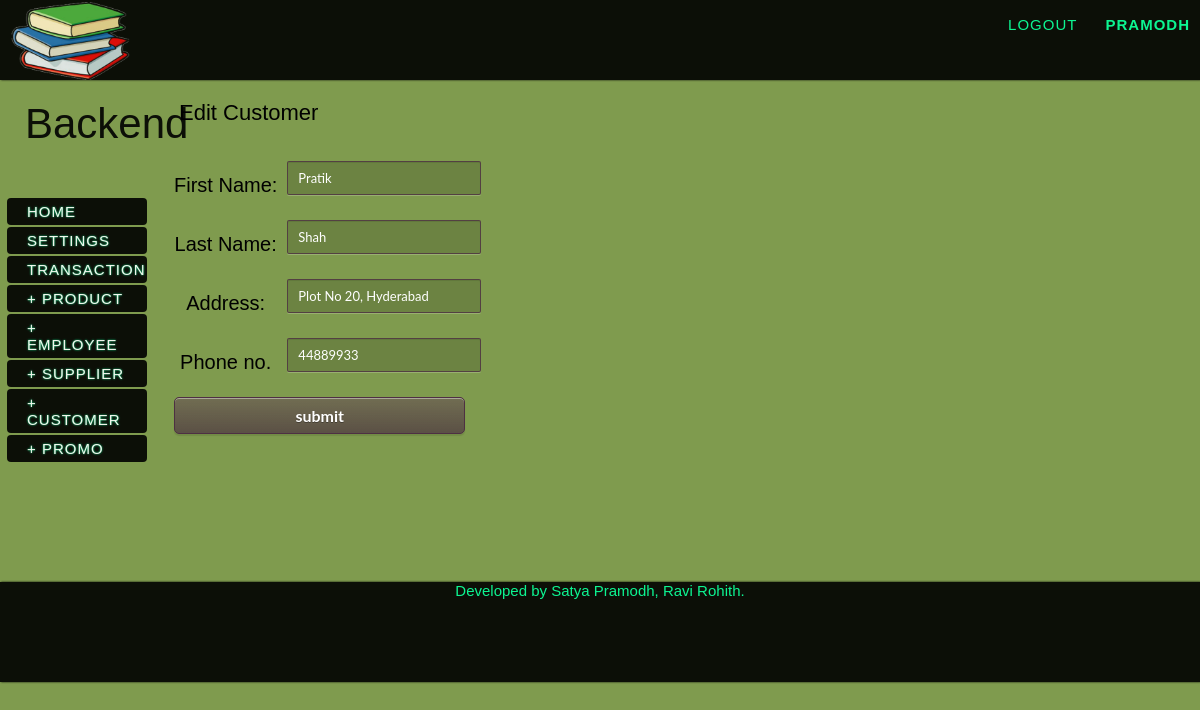
/editlist.php?name=customer&id=3 (signed in), run on the app's committed database.
### tables this page shows
CREATE TABLE IF NOT EXISTS `customer` (
  `cid` int(11) NOT NULL AUTO_INCREMENT,
  `first_name` varchar(20) NOT NULL,
  `last_name` varchar(20) NOT NULL,
  `cjoin_date` date NOT NULL,
  `cmoney_spent` int(11) NOT NULL,
  `caddress` varchar(50) NOT NULL,
  `cmoney_spent_reset` int(5) NOT NULL,
  `cphone` int(12) NOT NULL,
  PRIMARY KEY (`cid`),
  UNIQUE KEY `cphone` (`cphone`)
);

### editlist.php (the view, shortened to what this page needs)
<?php
	require_once("include/header.php");
?>
<div id="body">
	<?php include_once("include/left_content.php"); ?>
    <div class="rcontent">
      <?php
	  	  if(!strcmp(strtolower($_GET['name']),"customer") & isset($_GET['success'])){
				$result=mysql_query("update customer set first_name='{$_POST['fname']}',last_name='{$_POST['lname']}',caddress='{$_POST['caddress']}',cphone={$_POST['cphone']} where cid='{$_POST['cid']}'");
				if(!$result)echo "Addition not successful ".mysql_error();
	   			else echo"<h1><span>Editting of customer data successful</span></h1>";
			}
			else{
	   if(isset($_GET['name'])&isset($_GET['id'])){
		if(!strcmp(strtolower($_GET['name']),"customer")){
			echo"<h1><span>Edit ".ucfirst($_GET['name'])."</span></h1>";
			echo"<div id='data'>";
				$plist=mysql_query("select * from customer where cid='{$_GET['id']}'");
				$plist=mysql_fetch_array($plist);
			echo "<form method='post' action='editlist.php?name=customer&success=1'>
					  <table>
						<tr><td style='padding:5px'>First Name: </td><td><input name='fname' type='text' value='{$plist['first_name']}'/></td></tr>
						<tr><td style='padding:5px'>Last Name: </td><td><input name='lname' type='text' value='{$plist['last_name']}'/></td></tr>
						<tr><td style='padding:5px'>Address: </td><td><input name='caddress' type='text' value='{$plist['caddress']}' /></td></tr>
						<input type='hidden' name='cid' value='{$_GET['id']}' />
						<tr><td style='padding:5px'>Phone no.</td><td><input type='text' placeholder='+91..' name='cphone' value='{$plist['cphone']}'/></td></tr>
						<tr><td colspan='2'><input type='submit' value='submit' /></td></tr>
					</table></form>";
			echo"</div>";
			}
		}
	  }
	  ?>
    </div>
</div>
<?php
	require_once("include/footer.php");
?>

### css/outline.css (style rules this page uses)
body { margin-left:auto; margin-right:auto; background-color: #7f9b4e; background-repeat: repeat, no-repeat; background-position: center center; background-attachment: fixed; -webkit-background-size: auto, cover; -moz-background-size: auto, cover; -o-background-size: auto, cover; background-size: auto, cover; color: #000; font-family: 'Josefin Slab', Arial, sans-serif; font-size: 20px; }
h1 { margin:0px; padding:20px; font-size:42px; color:#000; text-align:left; font-weight:400; text-align:left; }
h1 span { font-size:22px; color:#000; padding-top:10px; }
.rcontent { position:relative; width:84%; margin:0px 5px; float:left; overflow:auto; padding-bottom:100px; }
#data { padding:10px; }
#itemList th,td { padding:5px; text-align:center; }

### data on the page
customer: fname "Pratik", lname "Shah", caddress "Plot No 20, Hyderabad", cphone "44889933"

### other printed values
$_SESSION['username'] "PRAMODH"
$_GET['name'] "Customer"
